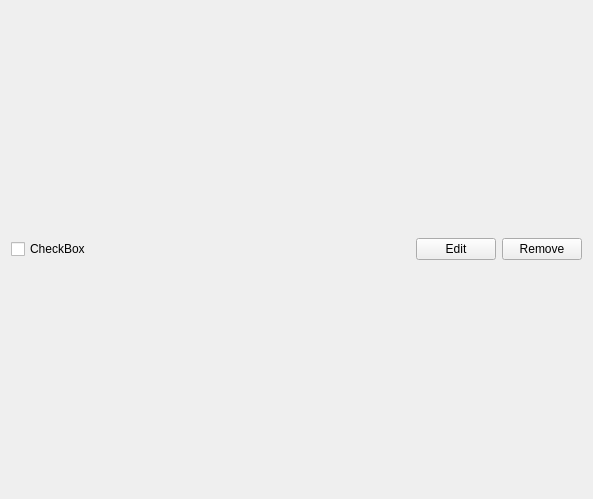
<?xml version="1.0" encoding="UTF-8"?>
<ui version="4.0">
 <class>Task</class>
 <widget class="QWidget" name="Task">
  <property name="geometry">
   <rect>
    <x>0</x>
    <y>0</y>
    <width>593</width>
    <height>499</height>
   </rect>
  </property>
  <property name="windowTitle">
   <string>Form</string>
  </property>
  <layout class="QHBoxLayout" name="horizontalLayout">
   <item>
    <widget class="QCheckBox" name="checkBox">
     <property name="text">
      <string>CheckBox</string>
     </property>
    </widget>
   </item>
   <item>
    <spacer name="horizontalSpacer">
     <property name="orientation">
      <enum>Qt::Horizontal</enum>
     </property>
     <property name="sizeHint" stdset="0">
      <size>
       <width>40</width>
       <height>20</height>
      </size>
     </property>
    </spacer>
   </item>
   <item>
    <widget class="QPushButton" name="editButton">
     <property name="text">
      <string>Edit</string>
     </property>
    </widget>
   </item>
   <item>
    <widget class="QPushButton" name="removeButton">
     <property name="text">
      <string>Remove</string>
     </property>
    </widget>
   </item>
  </layout>
 </widget>
 <resources/>
 <connections/>
</ui>
